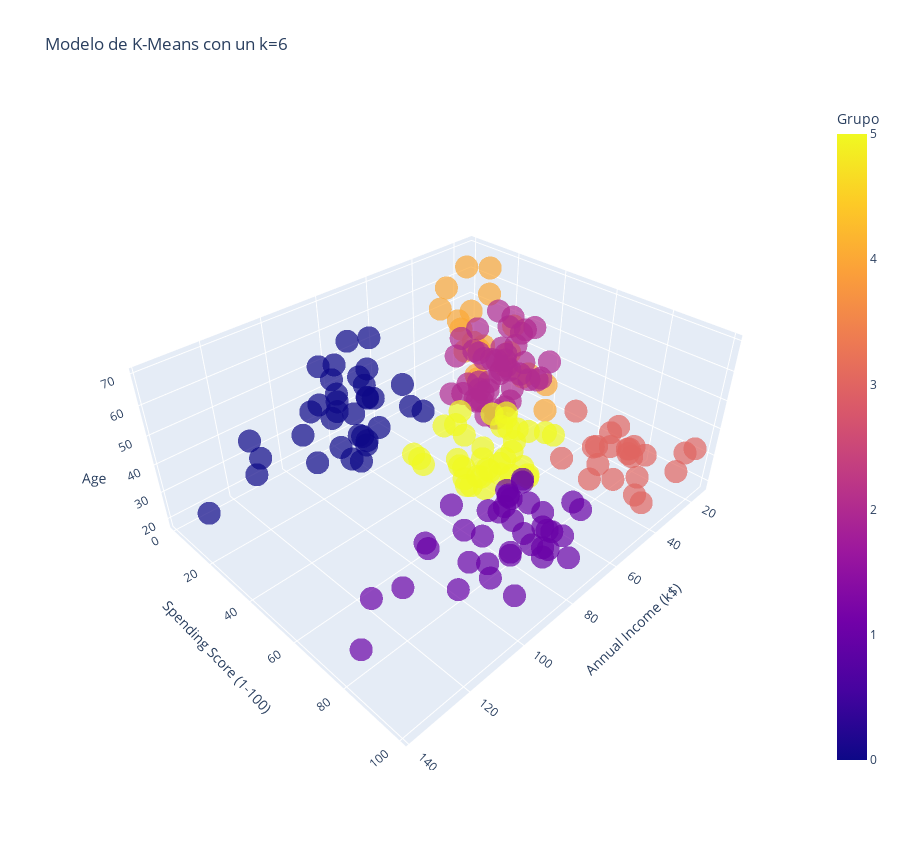

Here is the notebook cell this chart was saved with:
### Code cell
# Crear un modelo 3D de los datos agrupados

Grafica_3D = px.scatter_3d(data, x='Annual Income (k$)', y='Spending Score (1-100)', z='Age', color='Grupo', symbol='Grupo', symbol_map={0: 'circle', 1: 'circle', 2: 'circle', 3: 'circle', 4: 'circle', 5: 'circle'}, opacity=0.7, width=900, height=850, title=f'Modelo de K-Means con un k={6}', labels={'label': 'Cluster'}, color_discrete_map={})
Grafica_3D.update_layout(showlegend=False)

### Figure 1 — Plotly figure (JSON) as saved in the notebook; plotly's stock layout.template omitted (floating-point values rounded to 4 significant figures)
{"data": [{"hovertemplate": "Grupo=%{marker.color}<br>Annual Income (k$)=%{x}<br>Spending Score (1-100)=%{y}<br>Age=%{z}<extra></extra>", "legendgroup": "4", "marker": {"color": [4, 4, 4, 4, 4, 4, 4, 4, 4, 4, 4, 4, 4, 4, 4, 4, 4, 4, 4, 4, 4], "coloraxis": "coloraxis", "opacity": 0.7, "symbol": "circle"}, "mode": "markers", "name": "4", "scene": "scene", "showlegend": true, "type": "scatter3d", "x": [15, 16, 17, 18, 19, 19, 20, 20, 21, 23, 24, 25, 28, 28, 29, 30, 33, 33, 34, 37, 39], "y": [39, 6, 40, 6, 3, 14, 15, 13, 35, 29, 35, 5, 14, 32, 31, 4, 4, 14, 17, 26, 28], "z": [19, 20, 31, 35, 64, 67, 58, 37, 35, 52, 35, 46, 54, 45, 40, 60, 53, 49, 42, 36, 49]}, {"hovertemplate": "Grupo=%{marker.color}<br>Annual Income (k$)=%{x}<br>Spending Score (1-100)=%{y}<br>Age=%{z}<extra></extra>", "legendgroup": "3", "marker": {"color": [3, 3, 3, 3, 3, 3, 3, 3, 3, 3, 3, 3, 3, 3, 3, 3, 3, 3, 3, 3, 3, 3], "coloraxis": "coloraxis", "opacity": 0.7, "symbol": "circle"}, "mode": "markers", "name": "3", "scene": "scene", "showlegend": true, "type": "scatter3d", "x": [15, 16, 17, 18, 19, 19, 20, 20, 21, 23, 24, 25, 28, 28, 29, 30, 33, 33, 34, 37, 38, 39], "y": [81, 77, 76, 94, 72, 99, 77, 79, 66, 98, 73, 73, 82, 61, 87, 73, 92, 81, 73, 75, 92, 65], "z": [21, 23, 22, 23, 30, 35, 24, 22, 20, 35, 25, 31, 29, 35, 23, 21, 18, 21, 30, 20, 24, 24]}, {"hovertemplate": "Grupo=%{marker.color}<br>Annual Income (k$)=%{x}<br>Spending Score (1-100)=%{y}<br>Age=%{z}<extra></extra>", "legendgroup": "2", "marker": {"color": [2, 2, 2, 2, 2, 2, 2, 2, 2, 2, 2, 2, 2, 2, 2, 2, 2, 2, 2, 2, 2, 2, 2, 2, 2, 2, 2, 2, 2, 2, 2, 2, 2, 2, 2, 2, 2, 2, 2, 2, 2, 2, 2, 2, 2], "coloraxis": "coloraxis", "opacity": 0.7, "symbol": "circle"}, "mode": "markers", "name": "2", "scene": "scene", "showlegend": true, "type": "scatter3d", "x": [38, 39, 40, 42, 43, 43, 43, 44, 44, 46, 46, 47, 47, 48, 48, 48, 49, 49, 50, 50, 54, 54, 54, 54, 54, 54, 54, 57, 58, 59, 60, 60, 61, 62, 62, 62, 63, 63, 63, 63, 63, 65, 65, 67, 67], "y": [35, 36, 55, 52, 60, 45, 41, 50, 46, 46, 56, 52, 59, 51, 50, 48, 55, 42, 49, 56, 47, 53, 42, 51, 41, 44, 46, 58, 46, 55, 49, 47, 42, 48, 59, 56, 50, 46, 43, 48, 52, 43, 59, 43, 57], "z": [65, 48, 50, 49, 59, 50, 47, 51, 69, 53, 70, 67, 54, 63, 43, 68, 70, 47, 60, 60, 59, 45, 49, 57, 67, 46, 48, 55, 50, 68, 48, 47, 48, 49, 67, 49, 66, 54, 68, 66, 65, 63, 49, 51, 50]}, {"hovertemplate": "Grupo=%{marker.color}<br>Annual Income (k$)=%{x}<br>Spending Score (1-100)=%{y}<br>Age=%{z}<extra></extra>", "legendgroup": "5", "marker": {"color": [5, 5, 5, 5, 5, 5, 5, 5, 5, 5, 5, 5, 5, 5, 5, 5, 5, 5, 5, 5, 5, 5, 5, 5, 5, 5, 5, 5, 5, 5, 5, 5, 5, 5, 5, 5, 5, 5], "coloraxis": "coloraxis", "opacity": 0.7, "symbol": "circle"}, "mode": "markers", "name": "5", "scene": "scene", "showlegend": true, "type": "scatter3d", "x": [39, 40, 40, 40, 42, 43, 46, 46, 48, 48, 48, 54, 54, 54, 54, 54, 57, 58, 59, 60, 60, 60, 60, 61, 62, 62, 62, 63, 64, 64, 65, 65, 67, 67, 69, 70, 72, 76], "y": [61, 47, 42, 42, 60, 54, 51, 55, 59, 59, 47, 54, 48, 52, 55, 57, 55, 60, 41, 40, 42, 52, 50, 49, 41, 55, 42, 54, 42, 46, 48, 50, 56, 40, 58, 29, 34, 40], "z": [31, 27, 29, 31, 33, 31, 27, 19, 18, 19, 32, 26, 40, 23, 38, 21, 22, 34, 18, 40, 32, 24, 27, 20, 23, 26, 21, 19, 38, 19, 18, 19, 27, 38, 40, 23, 25, 28]}, {"hovertemplate": "Grupo=%{marker.color}<br>Annual Income (k$)=%{x}<br>Spending Score (1-100)=%{y}<br>Age=%{z}<extra></extra>", "legendgroup": "1", "marker": {"color": [1, 1, 1, 1, 1, 1, 1, 1, 1, 1, 1, 1, 1, 1, 1, 1, 1, 1, 1, 1, 1, 1, 1, 1, 1, 1, 1, 1, 1, 1, 1, 1, 1, 1, 1, 1, 1, 1, 1], "coloraxis": "coloraxis", "opacity": 0.7, "symbol": "circle"}, "mode": "markers", "name": "1", "scene": "scene", "showlegend": true, "type": "scatter3d", "x": [69, 70, 71, 71, 71, 72, 73, 73, 74, 75, 76, 77, 77, 78, 78, 78, 78, 78, 78, 79, 81, 85, 86, 87, 87, 87, 88, 88, 93, 97, 98, 99, 101, 103, 103, 113, 120, 126, 137], "y": [91, 77, 95, 75, 75, 71, 88, 73, 72, 93, 87, 97, 74, 90, 88, 76, 89, 78, 73, 83, 93, 75, 95, 63, 75, 92, 86, 69, 90, 86, 88, 97, 68, 85, 69, 91, 79, 74, 83], "z": [39, 31, 40, 38, 39, 31, 29, 32, 35, 32, 32, 28, 32, 34, 39, 38, 27, 30, 30, 29, 31, 36, 33, 32, 28, 36, 30, 27, 35, 32, 29, 30, 28, 36, 32, 38, 35, 32, 30]}, {"hovertemplate": "Grupo=%{marker.color}<br>Annual Income (k$)=%{x}<br>Spending Score (1-100)=%{y}<br>Age=%{z}<extra></extra>", "legendgroup": "0", "marker": {"color": [0, 0, 0, 0, 0, 0, 0, 0, 0, 0, 0, 0, 0, 0, 0, 0, 0, 0, 0, 0, 0, 0, 0, 0, 0, 0, 0, 0, 0, 0, 0, 0, 0, 0, 0], "coloraxis": "coloraxis", "opacity": 0.7, "symbol": "circle"}, "mode": "markers", "name": "0", "scene": "scene", "showlegend": true, "type": "scatter3d", "x": [71, 71, 71, 73, 73, 74, 75, 77, 77, 78, 78, 78, 78, 78, 78, 79, 81, 85, 86, 87, 87, 87, 88, 88, 93, 97, 98, 99, 101, 103, 103, 113, 120, 126, 137], "y": [35, 11, 9, 5, 7, 10, 5, 12, 36, 22, 17, 20, 16, 1, 1, 35, 5, 26, 20, 27, 13, 10, 13, 15, 14, 32, 15, 39, 24, 17, 23, 8, 16, 28, 18], "z": [43, 59, 47, 20, 44, 19, 57, 25, 48, 34, 43, 44, 47, 37, 34, 56, 19, 50, 42, 36, 40, 36, 52, 58, 59, 37, 46, 41, 54, 41, 34, 33, 47, 45, 32]}], "layout": {"coloraxis": {"colorbar": {"title": {"text": "Grupo"}}, "colorscale": [[0, "#0d0887"], [0.1111, "#46039f"], [0.2222, "#7201a8"], [0.3333, "#9c179e"], [0.4444, "#bd3786"], [0.5556, "#d8576b"], [0.6667, "#ed7953"], [0.7778, "#fb9f3a"], [0.8889, "#fdca26"], [1, "#f0f921"]]}, "height": 850, "legend": {"title": {"text": "Grupo"}, "tracegroupgap": 0}, "scene": {"aspectmode": "auto", "aspectratio": {"x": 1.429, "y": 1.148, "z": 0.6093}, "camera": {"center": {"x": 0, "y": 0, "z": 0}, "eye": {"x": 1.49, "y": 1.49, "z": 1.49}, "projection": {"type": "perspective"}, "up": {"x": 0, "y": 0, "z": 1}}, "domain": {"x": [0, 1], "y": [0, 1]}, "xaxis": {"title": {"text": "Annual Income (k$)"}, "type": "linear"}, "yaxis": {"title": {"text": "Spending Score (1-100)"}, "type": "linear"}, "zaxis": {"title": {"text": "Age"}, "type": "linear"}}, "showlegend": false, "title": {"text": "Modelo de K-Means con un k=6"}, "width": 900}}
